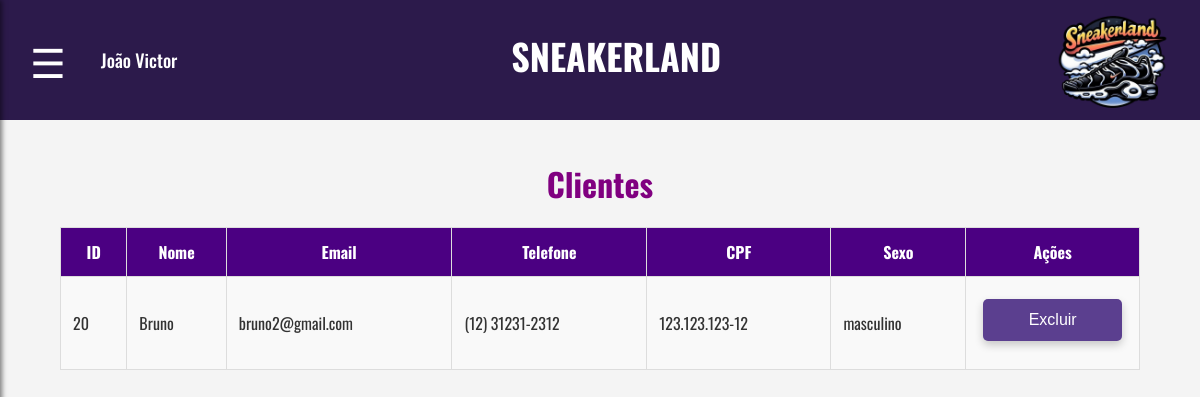
Screenshot of /clientes.php (signed in) with the database file from the repository.
### tables this page shows
CREATE TABLE `usuarios` (
  `id` int(11) NOT NULL,
  `nome` varchar(100) NOT NULL,
  `email` varchar(100) NOT NULL,
  `senha` varchar(255) NOT NULL,
  `endereco` varchar(255) DEFAULT NULL,
  `telefone` varchar(20) DEFAULT NULL,
  `tipo_usuario` enum('cliente','funcionario','administrador') NOT NULL,
  `cpf` varchar(14) NOT NULL,
  `sexo` enum('masculino','feminino','outro') NOT NULL
);

### clientes.php (the view, shortened to what this page needs)
<?php
$servername = "localhost";
$username = "root";
$password = "";
$dbname = "sneakerland";
$conn = new mysqli($servername, $username, $password, $dbname);
$sql = "SELECT id, nome, email, telefone, cpf, sexo FROM usuarios WHERE tipo_usuario = 'cliente'";
$result = $conn->query($sql);
?>
<?php include 'headerADM.php'; ?>
<!DOCTYPE html>
<html lang="pt-br">
<head>
    <link rel="stylesheet" href="css/clientes.css">
</head>
<body>
    <div class="container">
        <h1>Clientes</h1>
        <table>
            <thead>
                <tr>
                    <th>ID</th>
                    <th>Nome</th>
                    <th>Email</th>
                    <th>Telefone</th>
                    <th>CPF</th>
                    <th>Sexo</th>
                    <th>Ações</th>
                </tr>
            </thead>
            <tbody>
                <?php
                if ($result->num_rows > 0) {
                    while ($row = $result->fetch_assoc()) {
                        echo "<tr>
                                <td>" . $row["id"] . "</td>
                                <td>" . $row["nome"] . "</td>
                                <td>" . $row["email"] . "</td>
                                <td>" . $row["telefone"] . "</td>
                                <td>" . $row["cpf"] . "</td>
                                <td>" . $row["sexo"] . "</td>
                                <td>
                                    <form method='POST' action='remover_cliente.php' onsubmit='return confirm(\"Tem certeza que deseja remover este cliente?\");'>
                                        <input type='hidden' name='id' value='" . $row["id"] . "' />
                                        <div class='button-container'>
                                        <button type='submit'>Excluir</button>
                                        </div>
                                    </form>
                                </td>
                            </tr>";
                    }
                } else {
                    echo "<tr><td colspan='8'>Nenhum cliente encontrado</td></tr>";
                }
                ?>
            </tbody>
        </table>
    </div>
</body>
</html>

### css/clientes.css (style rules this page uses)
body { font-family: 'Oswald', sans-serif; margin: 0; padding: 0; background-color: #f4f4f4; color: #333; }
.container { width: 90%; margin: 40px auto; text-align: center; }
h1 { color: purple; margin-bottom: 20px; }
table { width: 100%; border-collapse: collapse; margin-top: 20px; }
th, td { padding: 12px; border: 1px solid #ddd; }
th { background-color: #4b0082; color: #fff; }
td { background-color: #f9f9f9; }
.button-container { display: flex; justify-content: space-around; margin-top: 10px; }
button { flex: 1; margin: 0 5px; background-color: #5b3f8f; color: white; padding: 12px; border: none; border-radius: 5px; cursor: pointer; font-size: 16px; transition: background-color 0.3s ease, transform 0.2s ease; box-shadow: 0 4px 8px rgba(0, 0, 0, 0.2); }

### rows the page displays
usuarios: id "20", nome "Bruno", email "bruno2@gmail.com", telefone "(12) 31231-2312", cpf "123.123.123-12", sexo "masculino"

### other values shown
$_SESSION['nome_usuario'] "João Victor"
